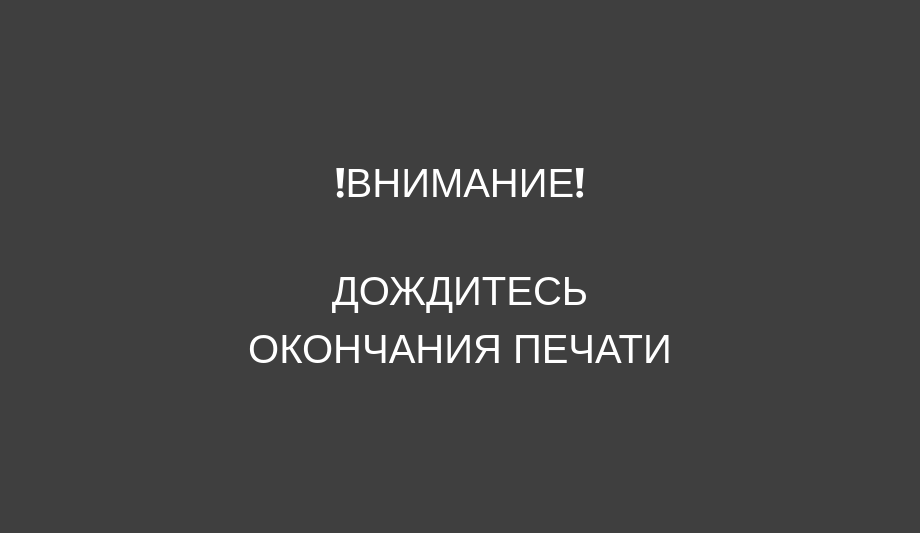
<?xml version="1.0" encoding="UTF-8"?>
<ui version="4.0">
 <class>Dialog</class>
 <widget class="QDialog" name="Dialog">
  <property name="geometry">
   <rect>
    <x>0</x>
    <y>0</y>
    <width>920</width>
    <height>533</height>
   </rect>
  </property>
  <property name="windowTitle">
   <string>Dialog</string>
  </property>
  <property name="styleSheet">
   <string notr="true">background-color:rgb(63, 63, 63)</string>
  </property>
  <layout class="QGridLayout" name="gridLayout">
   <item row="0" column="0">
    <widget class="QLabel" name="label">
     <property name="sizePolicy">
      <sizepolicy hsizetype="Fixed" vsizetype="Fixed">
       <horstretch>0</horstretch>
       <verstretch>0</verstretch>
      </sizepolicy>
     </property>
     <property name="maximumSize">
      <size>
       <width>500</width>
       <height>700</height>
      </size>
     </property>
     <property name="styleSheet">
      <string notr="true">font: 700 16pt &quot;Bell MT&quot;;
color:White; 
font-size: 40px
</string>
     </property>
     <property name="text">
      <string>&lt;html&gt;&lt;head/&gt;&lt;body&gt;&lt;p align=&quot;center&quot;&gt;❗ВНИМАНИЕ❗&lt;/p&gt;&lt;p align=&quot;center&quot;&gt;&lt;br/&gt;ДОЖДИТЕСЬ&lt;/p&gt;&lt;p align=&quot;center&quot;&gt;ОКОНЧАНИЯ ПЕЧАТИ&lt;/p&gt;&lt;/body&gt;&lt;/html&gt;</string>
     </property>
    </widget>
   </item>
  </layout>
 </widget>
 <resources/>
 <connections/>
</ui>
